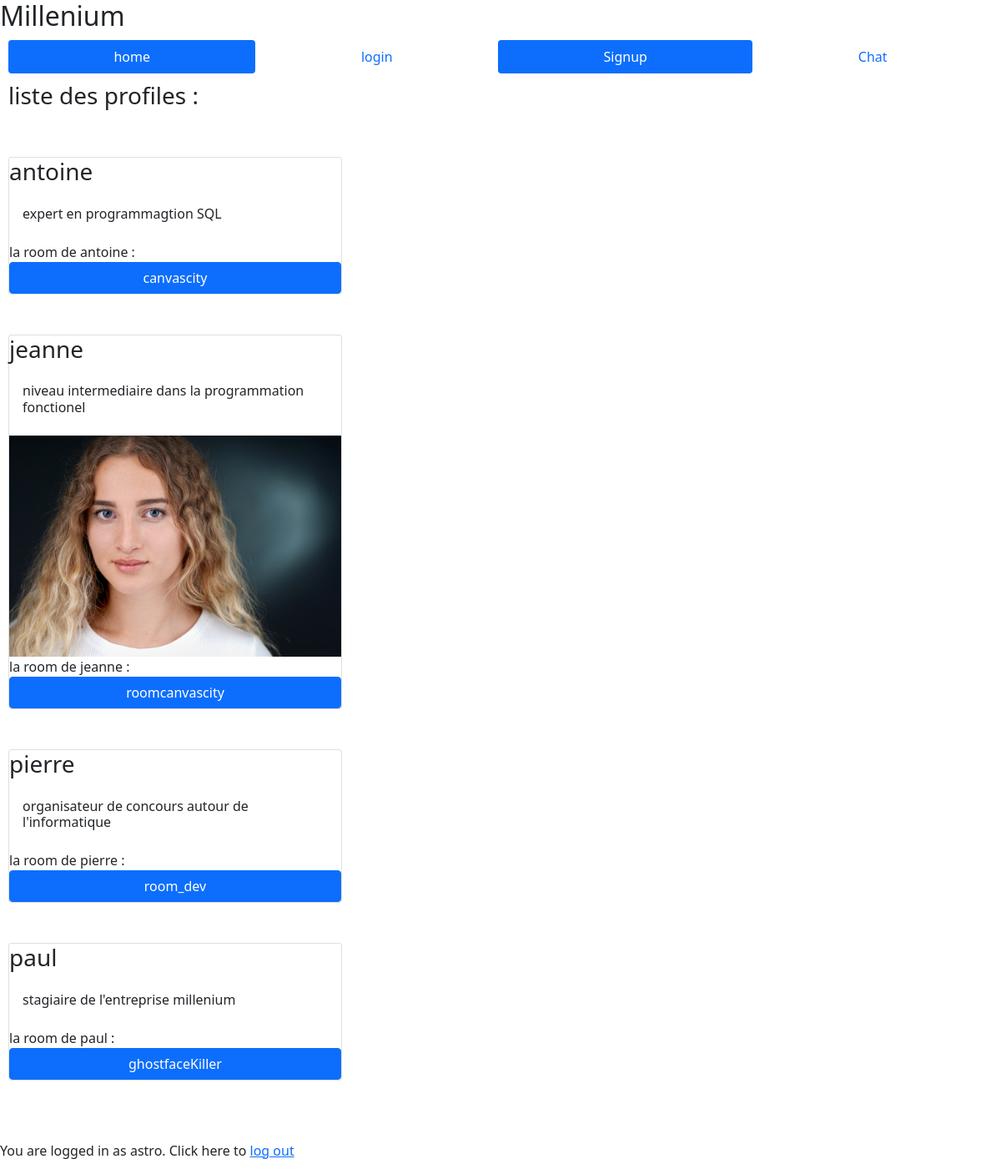
Screenshot of /home/ (signed in) with the database file from the repository.
### profiles/models.py (models this page shows)
class User(models.Model):
    name = models.CharField(max_length=100)
    bio = models.TextField(max_length=200)
    picture = models.ImageField()
    chat = models.ForeignKey(Room, on_delete=models.CASCADE, default=1)

class Room(models.Model):
    name = models.CharField(max_length=20000)

### profiles/views.py (the view)
# urls.py: 2. Add a URL to urlpatterns:  path('', views.home, name='home')
@login_required
def home(request):
    context =  {"users": User.objects.all()}
    return render(request, 'authentication/home.html', context)

### profiles/templates/authentication/home.html (shortened to what this page needs)
<html lang="en">
<head>
</head>
<body>
  {% extends 'base.html' %}
  {% block content %}
  <h3 style="margin-left:10px">liste des profiles : </h3>
  {% for user in users %}
  <br>
  <br>
  <div class="card" style="width: 400px; margin-left: 10px;">
    <h3 class="card-title">
      {{ user.name }}
    </h3>
    <h6 class="card-body">
      {{ user.bio }}
    </h6>
    <img src="../static/{{user.picture}}" alt="">
 la room de {{user.name}} :
    <a href="/{{user.chat.name}}/?username={{user.name}}" class="btn btn-primary">{{user.chat.name}}</a>
  </div>
  {% endfor %}
  <br>
  <br>
  <br>
  {% endblock content %}

### profiles/templates/base.html (shortened to what this page needs)
<html>
    <head>
        <link rel="stylesheet" href="https://cdn.jsdelivr.net/npm/bootstrap@5.1.3/dist/css/bootstrap.min.css">
    </head>
    <body>
        <h2>Millenium</h2>
        <main style="margin: 10px;">
            <nav class="nav nav-pills nav-fill">
                <a class="nav-link active" aria-current="page" href="/home/">home</a>
                <a class="nav-link" href="/login/">login</a>
                <a class="nav-link active " href="/signup/">Signup</a>
                <a class="nav-link" href="/">Chat</a>
              </nav>
        </main>
        {% block content %}{% endblock content %}
<p>
    You are logged in as {{ request.user }}. Click here to <a href="{% url 'logout' %}">log out</a></p>
</body>
</html>

### rows the page displays
User: name "antoine", bio "expert en programmagtion SQL", chat.name "canvascity"
User: name "jeanne", bio "niveau intermediaire dans la programmation fonctionel", picture (picture), chat.name "roomcanvascity"
User: name "pierre", bio "organisateur de concours autour de l'informatique", chat.name "room_dev"
User: name "paul", bio "stagiaire de l'entreprise millenium", chat.name "ghostfaceKiller"

### other values shown
{{ request.user }} "astro"
